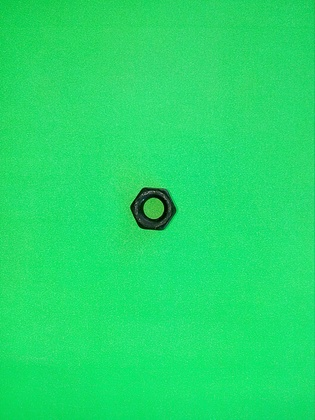
%> input picture 1_Realce_Imagen/tue00.jpg, 315 x 420 px, shrunk from 2448 x 3264 before the run
$ octave punto_tuerca.m   (GNU Octave 9; MATLAB toolbox functions it lacks are replaced by stand-ins)
%> lines starting %> are read from the running program, lines starting %| are printed output that depends on the picture
%% 6. Procesamiento de punto
%Carga de imagen
clear all; close all; clc;
a= imread('tue00.jpg');
%> a is the input picture: size 420x315x3 uint8; mean R, G, B 34.3, 220.3, 107.5


b1= a+100;   % Si le subimos más al número se ve como se pierde los niveles de gris
b2= b1-100;
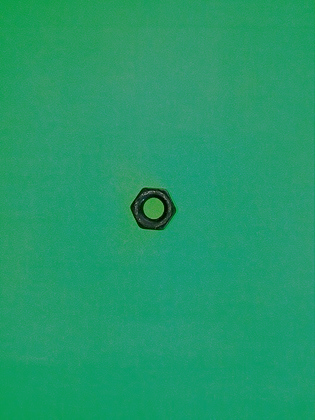
%> b2: size 420x315x3 uint8; mean R, G, B 34.3, 154.2, 107.5
b3= a-100;   %Se oscurece la imagen
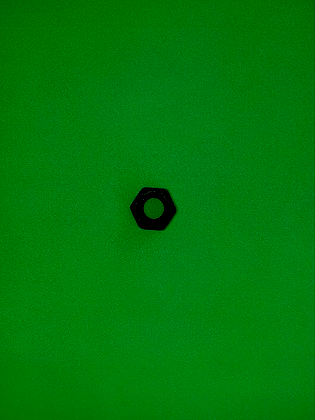
%> b3: size 420x315x3 uint8; mean R, G, B 0, 120.7, 9.1
b4=a*1.5;    %Aumenta el valor de pendiente
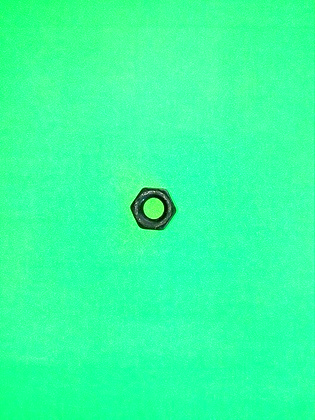
%> b4: size 420x315x3 uint8; mean R, G, B 51.6, 253.5, 161.5
b5=a/1.5;    %Diminuye el valor de pendiente
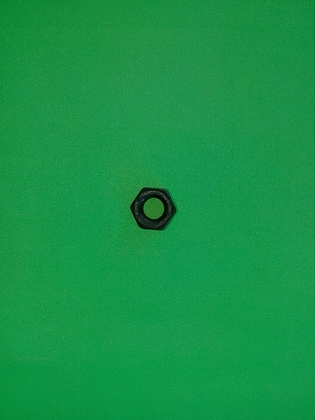
%> b5: size 420x315x3 uint8; mean R, G, B 22.8, 146.9, 71.7
%b6=a.^1.5;   %El contenedor no es suficiente

figure (1), subplot(3,3,2),imshow(a), title('imagen original');
figure (1), subplot(3,3,4),imshow(b1), title('(img + 100)');
figure (1), subplot(3,3,5),imshow(b2), title('((img + 100) - 100)');
figure (1), subplot(3,3,6),imshow(b3), title('(img - 100)');
figure (1), subplot(3,3,7),imshow(b4), title('(img * 1.5)');
figure (1), subplot(3,3,8),imshow(b5), title('(img / 1.5)');
%figure (1), subplot(3,3,9),imshow(b6), title('imagen procesada (img ^ 1.5)');

%% Operaciones punto - normalización
a= imread('tue00.jpg');
ag= a(:,:,2);
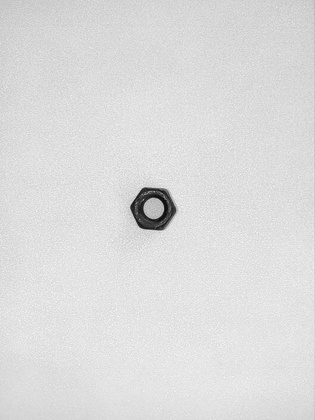
%> ag: size 420x315 uint8; min 10, max 255, mean 220.3
figure (1), subplot(2,2,1),imshow(ag), title('Imagen original');

% ANTES
% Valores de punto flotante
% Valores normalizados
ag=double(ag);
%> ag: size 420x315 double
ag = ag/255;

% Procesamiento
bg = ag.^0.6;  % El valor debe estar normalizado

% DESPUÉS
% Desnormailización
% Valores de enteros de 8 bits sin signo - uint8
bg= bg*255;
bg= uint8(bg);
%> bg: size 420x315 uint8
ag= ag*255;
ag= uint8(ag);
figure (2), subplot(2,2,1),imshow(bg), title('Imagen procesado');

s=size(a);
%> s = [420 315 3]
histag = zeros(1,256);  % un vector fila
histbg = zeros(1,256);

for f = 1:s(1)      %recorremos las filas
     for c = 1:s(2) %recorremos las columnas
         ng=ag(f,c);
         histag(ng+1) =  histag(ng+1)+1;
         ng=bg(f,c);
         histbg(ng+1) =  histbg(ng+1)+1;
     end
end
%> after the loop, histag = 256 values, max 7196 at index 225, min 0 at index 1, mean 516.8; histbg = 256 values, max 14163 at index 236, min 0 at index 1, mean 516.8
figure (1), subplot(2,2,3),plot(histag), title('Histograma Imagen Original');
%> after `title('Histograma Imagen Original')`:
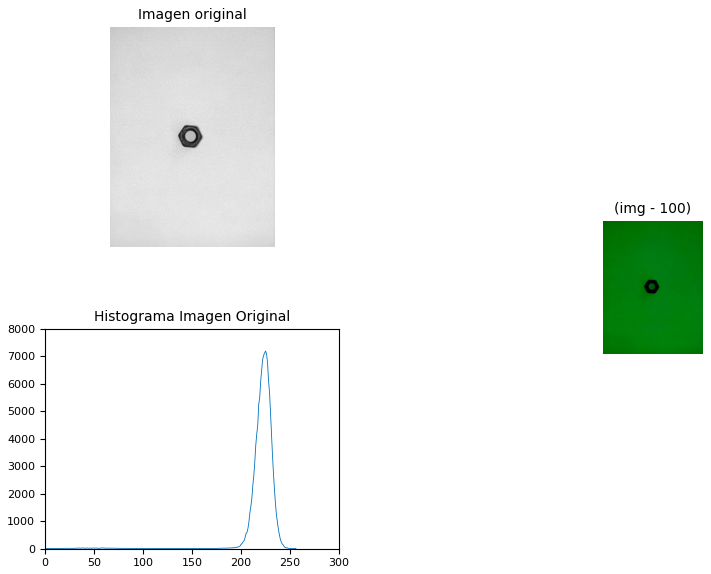
%> figure redrawn from the program's plot data, 3 panels
figure (2), subplot(2,2,3),plot(histbg), title('Histograma Imagen Procesado');
%> after `title('Histograma Imagen Procesado')`:
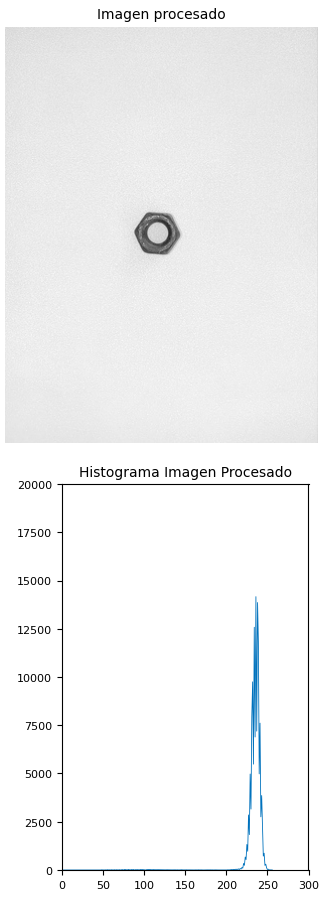
%> figure redrawn from the program's plot data, 2 panels

$ run again, with 1_Realce_Imagen/tue34.jpg copied over 1_Realce_Imagen/tue00.jpg
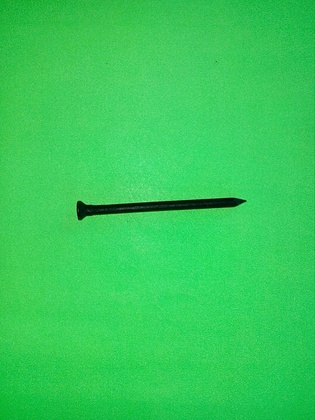
%> input picture 1_Realce_Imagen/tue34.jpg, 315 x 420 px, shrunk from 2448 x 3264 before the run
%> a is the input picture: size 420x315x3 uint8; mean R, G, B 53.6, 202.4, 89.3
%> `bg = ag.^0.6;`:
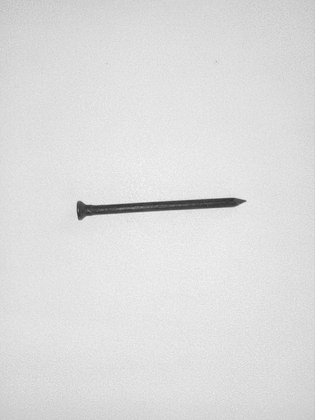
%> bg: size 420x315 double; min 0.183, max 0.969, mean 0.869
%> after the loop `for f = 1:s(1)`: histag = 256 values, max 5055 at index 207, min 0 at index 1, mean 516.8; histbg = 256 values, max 10011 at index 225, min 0 at index 1, mean 516.8
%> `title('Histograma Imagen Procesado')`:
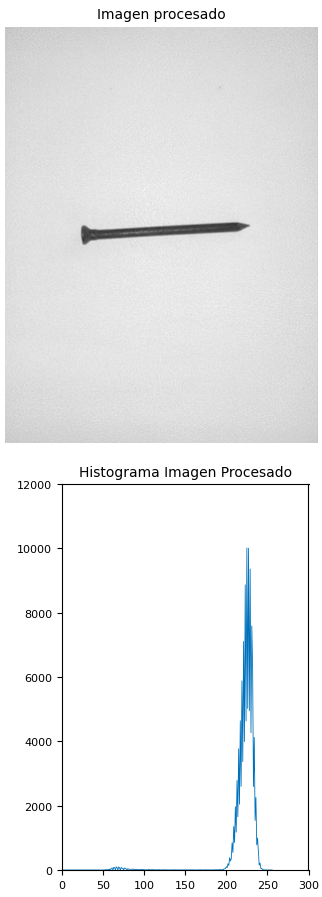
%> figure redrawn from the program's plot data, 2 panels
